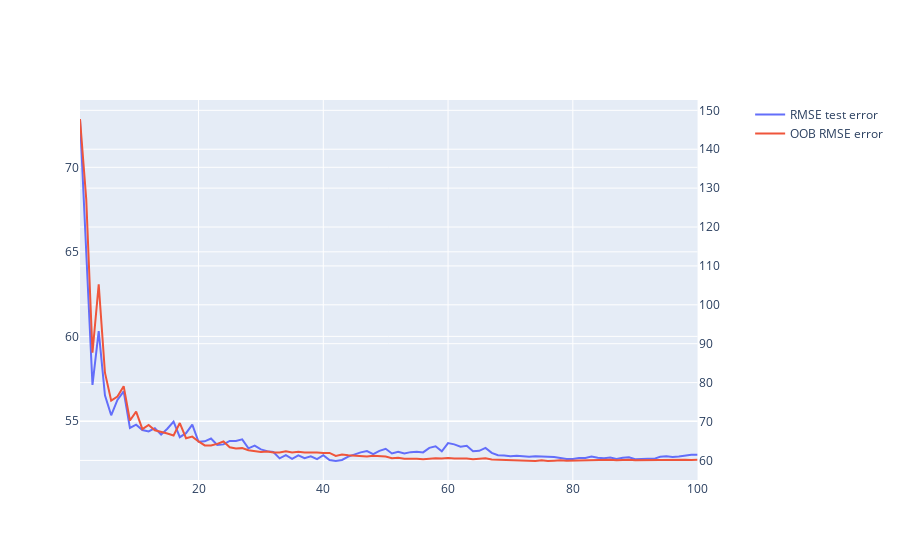

Write notebook code for a chart like this one.
### Code cell
trace_1 = go.Scatter(
    x=trees_in_forests,
    y=normal_error,
    mode='lines',
    name="RMSE test error"
)

trace_2 = go.Scatter(
    x=trees_in_forests,
    y=oob_error,
    mode='lines',
    name="OOB RMSE error",
    yaxis='y2'
)

fig = make_subplots(specs=[[{"secondary_y": True}]])
fig.add_trace(trace_1)
fig.add_trace(trace_2,secondary_y=True)
fig.show()
